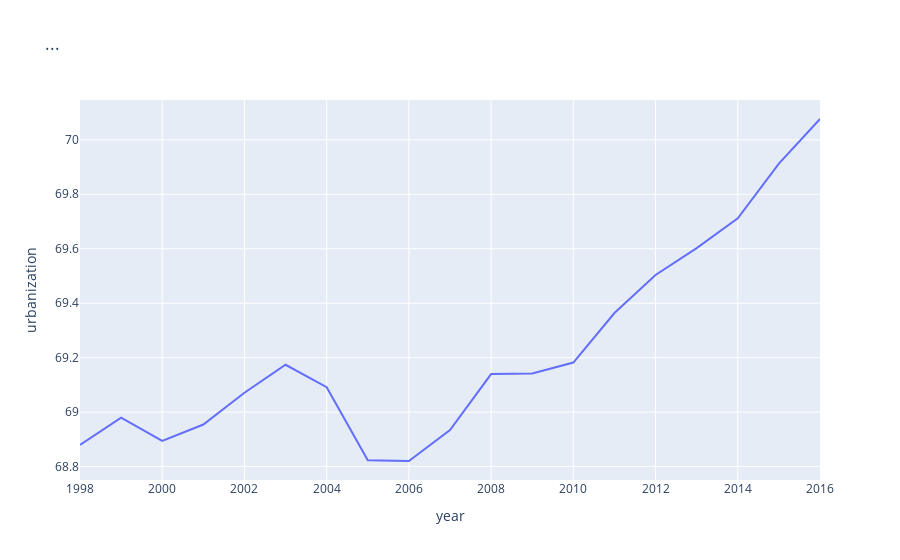

The code cell stored with this chart in its notebook:
### Markdown cell above
## 3.2 A look at the demographic data

### Code cell
fig = px.line(df_data, x=df_data.index, y="urbanization", 
             title="...")
fig.show()

### Figure 1 — Plotly figure (JSON) as saved in the notebook; plotly's stock layout.template omitted (floating-point values rounded to 4 significant figures)
{"data": [{"hovertemplate": "year=%{x}<br>urbanization=%{y}<extra></extra>", "legendgroup": "", "line": {"color": "#636efa", "dash": "solid"}, "marker": {"symbol": "circle"}, "mode": "lines", "name": "", "orientation": "v", "showlegend": false, "type": "scatter", "x": [1998, 1999, 2000, 2001, 2002, 2003, 2004, 2005, 2006, 2007, 2008, 2009, 2010, 2011, 2012, 2013, 2014, 2015, 2016], "xaxis": "x", "y": [68.88, 68.98, 68.89, 68.95, 69.07, 69.17, 69.09, 68.82, 68.82, 68.93, 69.14, 69.14, 69.18, 69.36, 69.5, 69.6, 69.71, 69.91, 70.08], "yaxis": "y"}], "layout": {"legend": {"tracegroupgap": 0}, "title": {"text": "..."}, "xaxis": {"anchor": "y", "domain": [0, 1], "title": {"text": "year"}}, "yaxis": {"anchor": "x", "domain": [0, 1], "title": {"text": "urbanization"}}}}
